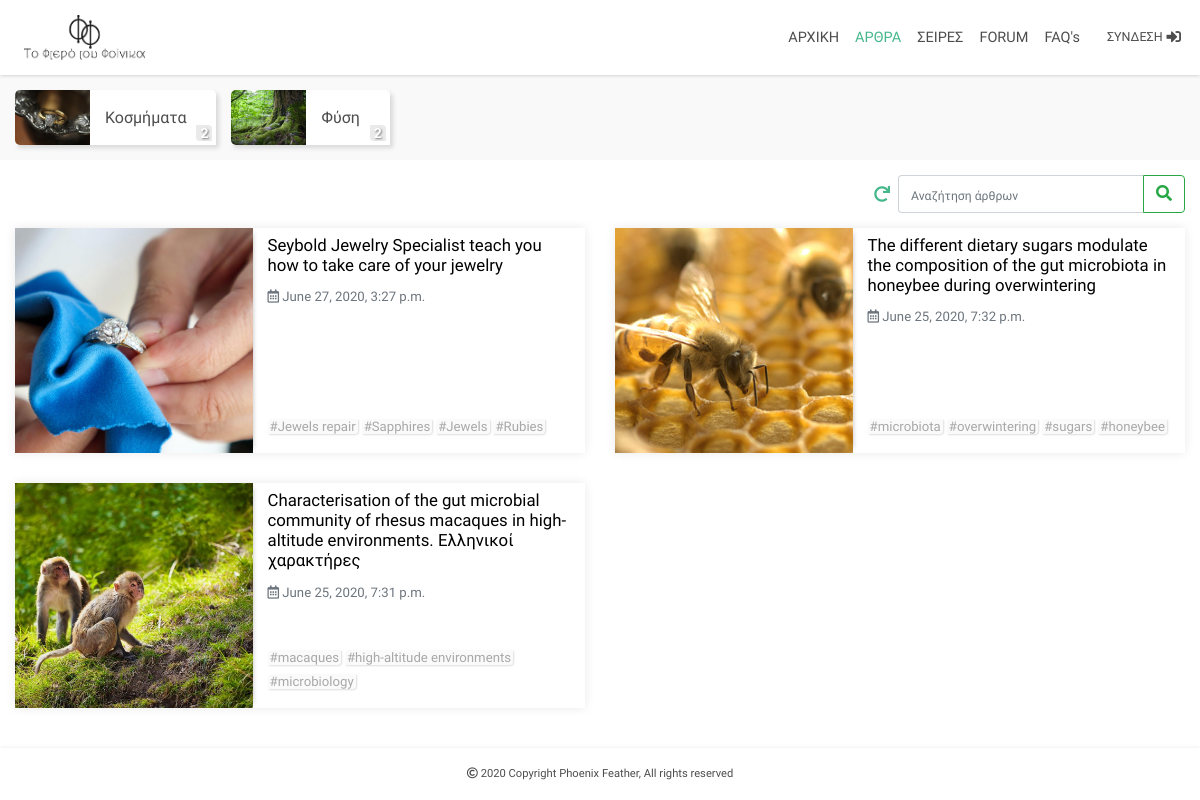
/articles/, run on an earlier commit of the app's database.
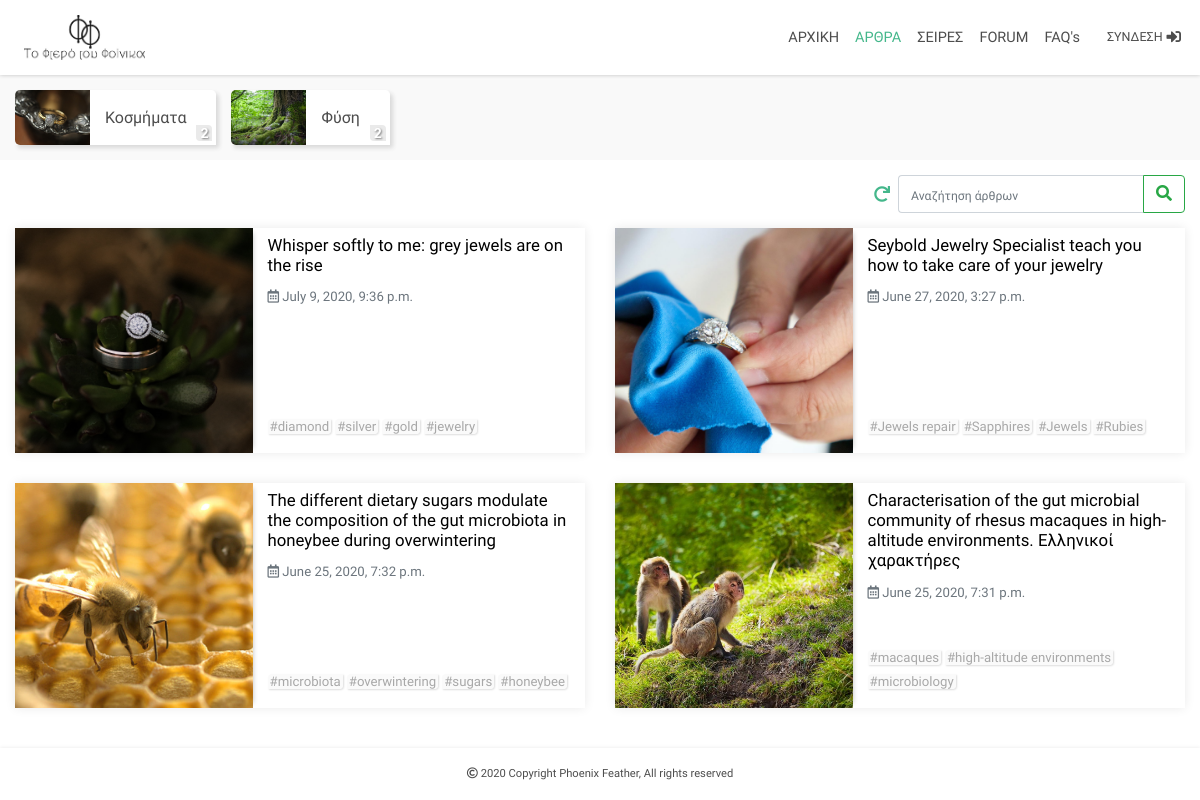
And on a later commit of the database.
### articles/models.py (models this page shows, shortened)
class ArticlesCategories(models.Model):
    class Meta:
        verbose_name = 'Article Category'
        verbose_name_plural = 'Articles Categories'
    title = models.CharField(max_length=100, unique=True)
    slug = models.SlugField(editable=False,max_length=100,default='')
    image = models.ImageField(upload_to = "Articles_Categories_Images", default='', blank=True)

class Articles(models.Model, HitCountMixin):
    class Meta:
        verbose_name = 'Article'
        verbose_name_plural = 'Articles'
    category = models.ForeignKey(ArticlesCategories, on_delete=models.SET_NULL, null=True, blank=True)
    title = models.TextField(max_length=150,unique=True)
    search = models.CharField(default='',editable=False,max_length=472)
    slug = models.SlugField(editable=False,max_length=150)
    subtitle = models.TextField(max_length=256, blank=True)
    image = models.ImageField(upload_to = "Articles_Images", default='')
    use_image_as_background_in_article = models.BooleanField(default=True)
    article = RichTextUploadingField()
    tags = TaggableManager(blank=True)
    created = models.DateTimeField(auto_now_add=True)
    updated = models.DateTimeField(auto_now=True)
    publish_date = models.DateTimeField()
    author = models.CharField(editable=False, default='', max_length=64)
    approved = models.BooleanField(default=False)
    def image_tag(self):
        return mark_safe(f'<div style="width:80px; height:50px; background-image:url({self.image.url}); background-position: center; background-size: cover;"></div>')
    image_tag.short_description = 'Image preview'

### articles/views.py (the view)
# urls.py: path('', include('articles.urls')),
def articles(request):
    current_datetime = localtime(now())
    categories = ArticlesCategories.objects.annotate(articles_count=Count('articles', filter=Q(articles__publish_date__lte=current_datetime)))
    articles = Articles.objects.filter(publish_date__lte=current_datetime,approved=True).order_by('-publish_date')
    if request.method == 'POST':
        mut = request.POST.copy()
        mut['search'] = ''.join(c for c in unicodedata.normalize('NFD', mut['search'].lower()) if unicodedata.category(c) != 'Mn')
        articles_Filter = ArticlesFilter(mut, queryset=articles)
        articles = articles_Filter.qs
    else:
        articles_Filter = ArticlesFilter()
    paginator = Paginator(articles, 6)
    page_number = request.GET.get('page')
    page_obj = paginator.get_page(page_number)
    context = {'categories':categories,'articles':articles,'page_obj':page_obj,'articles_Filter':articles_Filter}
    return render(request, 'articles/articles.html', context)

### articles/templates/articles/articles.html (shortened to what this page needs)
{% extends 'articles/base.html' %}
{% load static %}
{% load thumbnail %}
{% load articles %}
{% block links %}
<link rel="stylesheet" href="{% static 'articles/css/articles.css' %}">
{% endblock %}
{% block main %}
{% include 'articles/navigation.html' %}
<div style="padding-top:15px; padding-bottom:15px; background:#f9f9f9;" class="categories-container-wrapper text-center">
  {% for category in categories %}
  <div class="categories-container">
    <a href="{% url 'articlesCategory' category.slug %}">
      {% thumbnail category.image "200x200" quality=91 as im %}
      <div style="background-image:url({{im.url}});" class="category-image-div">
      </div>
      {% endthumbnail %}
    </a>
    <a href="{% url 'articlesCategory' category.slug %}">
      <div class="category-info">
        <span class="category-title" style="margin:0;">{{category.title}}</span>
        <div class="category-count">
          <span>{{category.articles_count}}</span>
        </div>
      </div>
    </a>
  </div>
  {% endfor %}
</div>
<div style="display: flex; justify-content: flex-end; align-items: center; padding-top:15px;" class="container-fluid">
  <a href="{% url 'articles' %}">
    <div id="restore-default-articles" style="height: 100%; width:32px; display: flex; flex-direction: column; justify-content: center; align-items: center;">
      <i style="color: #44b78b;" class="fas fa-redo"></i>
    </div>
  </a>
  <form id="articles-search-form" action="{% url 'articles' %}" method="POST">
    {{articles_Filter.form.search}}
    <button id="articles-search-submit" class="btn btn-outline-success" type="submit"><i class="fas fa-search"></i></button>
  </form>
</div>
<div id="articles1">
  <div class="container-fluid">
    <div id="articlesContainer" class="row infinite-container">
      {% if articles.count != 0 %}
      {% for article in page_obj %}
      <div class="col-12 col-xl-6 infinite-item">
        <div class="container-fluid">
          <a href="{% url 'article' article.slug %}">
            <div class="row articleRow">
              {% thumbnail article.image "500x500" quality=91 as im %}
              <div style="background-image:url({{im.url}});" class="col-12 col-sm-6 col-xl-5 articleImageDiv">
              </div>
              {% endthumbnail %}
              <div class="col-12 col-sm-6 col-xl-7">
                <div class="articleInfo">
                  <div class="title-Subtitle-Publised-Author">
                      <h4 class="articleTitle">{{article.title}}</h4>
                    <span class="text-muted published"><i class="far fa-calendar-alt"></i> {{article.publish_date}}</span><br>
                  </div>
                  <div style="display:flex; flex:1; justify-content:space-between; width:100%;">
                    <div class="tags">
                      <div>
                        {% for tag in article.tags.all %}
                        <span>#{{ tag }}</span>
                        {% endfor %}
                      </div>
                    </div>
                  </div>
                </div>
              </div>
            </div>
          </a>
        </div>
      </div>
      {% endfor %}
      {% endif %}
    </div>
  </div>
</div>
{% endblock %}
{% block footer %}
{% include 'articles/footer.html' %}
{% endblock %}

What changed in the data, as far as the page shows it:
now on this page (row edited): Articles: shows a picture, title "Whisper softly to me: grey jewels are on the rise", publish_date "July 9, 2020, 9:36 p.m."
now on this page (row unchanged): Tag: name "diamond", shown under "Whisper softly to me: grey jewels are on the rise"
now on this page (row unchanged): Tag: name "silver", shown under "Whisper softly to me: grey jewels are on the rise"
now on this page (row unchanged): Tag: name "gold", shown under "Whisper softly to me: grey jewels are on the rise"
now on this page (row unchanged): Tag: name "jewelry", shown under "Whisper softly to me: grey jewels are on the rise"
